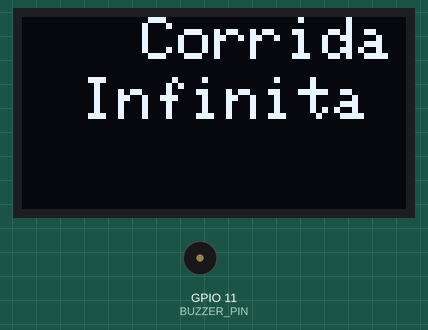
Recording of a program running on a simulated ESP32. On the bench: 128×64 one-colour display, buzzer (waves = sounding, pin HIGH). The display library's start-up logo is not drawn; random numbers use the default seed unless the program sets one.

Above: at 2.1 s.

The program:

main.cpp
```cpp
#include "main.h"

void setup()
{
    initDisplay(display);
    initBuzzer();

    gameIntro(display);

    obstaclesCount = 3;
    for (int i; i < obstaclesCount; i++) {
        obstacles[i] = createObstacle();
    }
}

void loop()
{
    player.render();

    for (int i = 0; i < obstaclesCount; i++)
    {
        obstacles[i].render();
        obstacles[i].atualizePosition(obstaclesDisplacement);

        if (checkForCollision(player, obstacles[i])) {
            gameIntro(display);
        }

        if (obstacles[i].getCenter().y < 0)
        {
            obstacles[i].moveTo(getObstacleRandomPosition());
        }
    }

    display.clearDisplay();
}
```

buzzer.h
```cpp
#ifndef _BUZZER_H
#define _BUZZER_H

#include <Arduino.h>

#define BUZZER_PIN 11

void initBuzzer();
void startGameTone();
void nextLevelTone();
void endGameTone();

#endif
```

collision.h
```cpp
#ifndef _COLLISION_H
#define _COLLISION_H

#include "../lib/objects/objects.h"

bool checkForCollision(Circle &player, Obstacle &obstacle);

#endif
```

display.h
```cpp
#ifndef _DISPLAY_H
#define _DISPLAY_H

#include <Wire.h>
#include <Adafruit_GFX.h>
#include <Adafruit_SSD1306.h>
#include "../lib/objects/objects.h"

#define SCREEN_WIDTH 128
#define SCREEN_HEIGHT 64
#define OLED_RESET 4

#define OBSTACLE_RADIUS 3
#define PLAYER_RADIUS 5

void initDisplay(Adafruit_SSD1306 &display);
void gameIntro(Adafruit_SSD1306 &display);
Obstacle createObstacle();
Circle createPlayer();

Vector getObstacleRandomPosition();

#endif
```

gyroscope.h
```cpp
#ifndef _GYROSCOPE_H
#define _GYROSCOPE_H

#include <MPU6050_tockn.h>
#include <Wire.h>

void initGyroscope(MPU6050 &gyroscope);

#endif
```

main.h
```cpp
#ifndef _MAIN_H
#define _MAIN_H

#include "display.h"
#include "buzzer.h"
#include "collision.h"
#include "../lib/objects/objects.h"

Adafruit_SSD1306 display(SCREEN_WIDTH, SCREEN_HEIGHT, &Wire, OLED_RESET);

int obstaclesCount = 0;
const int obstaclesMaxCount = 5;
Obstacle obstacles[obstaclesMaxCount];
Vector obstaclesDisplacement(0, -3);

Circle player = createPlayer();

#endif
```

buzzer.cpp
```cpp
#include "buzzer.h"

void initBuzzer()
{
    pinMode(BUZZER_PIN, OUTPUT);
}

void startGameTone()
{
    tone(BUZZER_PIN, 1000);
    delay(1000);
    noTone(BUZZER_PIN);
}

void nextLevelTone()
{
    tone(BUZZER_PIN, 200);
    delay(200);
    noTone(BUZZER_PIN);
}

void endGameTone()
{
    tone(BUZZER_PIN, 800);
    delay(1000);
    tone(BUZZER_PIN, 500);
    delay(200);
    tone(BUZZER_PIN, 200);
    delay(1000);
    noTone(BUZZER_PIN);
}
```

collision.cpp
```cpp
#include "collision.h"
#include "../lib/objects/objects.h"

bool checkForCollision(Circle &player, Obstacle &obstacle)
{
    Vector relativePosition = player.center - obstacle.circle.center;
    float distance = player.radius + obstacle.circle.radius;
    return relativePosition.norm() < distance;
}
```

display.cpp
```cpp
#include "display.h"

void initDisplay(Adafruit_SSD1306 &display)
{
  display.begin(SSD1306_SWITCHCAPVCC, 0x3C);
  display.display();
  delay(2000);
}

void gameIntro(Adafruit_SSD1306 &display)
{
  display.clearDisplay();
  display.setTextSize(2);
  display.setTextColor(SSD1306_WHITE);
  display.setCursor(40, 0);
  display.println(F("Corrida"));
  display.setCursor(20, 20);
  display.println(F("Infinita"));
  display.display();
  delay(100);

  // Scroll in various directions, pausing in-between:
  display.startscrollright(0x00, 0x0F);
  delay(100);
  display.stopscroll();
  delay(100);
  display.startscrollleft(0x00, 0x0F);
  delay(100);
  display.stopscroll();
  delay(100);
  display.startscrolldiagright(0x00, 0x07);
  delay(100);
  display.startscrolldiagleft(0x00, 0x07);
  delay(100);
  display.stopscroll();
  delay(100);
}

Vector getObstacleRandomPosition()
{
  int x = random(OBSTACLE_RADIUS, SCREEN_WIDTH - OBSTACLE_RADIUS + 1);
  int y = SCREEN_HEIGHT - OBSTACLE_RADIUS;
  return Vector(x, y);
}

Obstacle createObstacle()
{
  Vector center = getObstacleRandomPosition();
  return Obstacle(center, OBSTACLE_RADIUS);
}

Circle createPlayer()
{
  Vector center(SCREEN_WIDTH / 2, 5);
  return Circle(center, 5);
}
```

gyroscope.cpp
```cpp
#include "gyroscope.h"

void initGyroscope(MPU6050 &gyroscope)
{
    Wire.begin();
    gyroscope.begin();
    gyroscope.calcGyroOffsets(false); // Change to true info to appear on the serial monitor.
}
```
